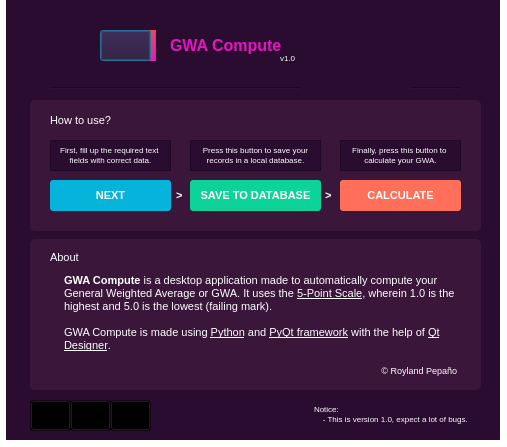
<?xml version="1.0" encoding="UTF-8"?>
<ui version="4.0">
 <class>Dialog</class>
 <widget class="QDialog" name="Dialog">
  <property name="geometry">
   <rect>
    <x>0</x>
    <y>0</y>
    <width>507</width>
    <height>447</height>
   </rect>
  </property>
  <property name="font">
   <font>
    <pointsize>7</pointsize>
   </font>
  </property>
  <property name="windowTitle">
   <string>About</string>
  </property>
  <property name="windowIcon">
   <iconset resource="../resources.qrc">
    <normaloff>:/icons/icons/macbook_medal_96px.png</normaloff>
    <normalon>:/icons/icons/macbook_medal_96px.png</normalon>
    <activeoff>:/icons/icons/macbook_medal_96px.png</activeoff>
    <activeon>:/icons/icons/macbook_medal_96px.png</activeon>
    <selectedoff>:/icons/icons/macbook_medal_96px.png</selectedoff>
    <selectedon>:/icons/icons/macbook_medal_96px.png</selectedon>:/icons/icons/macbook_medal_96px.png</iconset>
  </property>
  <property name="styleSheet">
   <string notr="true">background-color: #2A0C31;color: white;</string>
  </property>
  <widget class="QLabel" name="label_60">
   <property name="geometry">
    <rect>
     <x>300</x>
     <y>-10</y>
     <width>111</width>
     <height>111</height>
    </rect>
   </property>
   <property name="font">
    <font>
     <family>Arial</family>
     <pointsize>12</pointsize>
     <weight>75</weight>
     <bold>true</bold>
    </font>
   </property>
   <property name="styleSheet">
    <string notr="true">image: url(:/icons/icons/cat-1.png);</string>
   </property>
   <property name="text">
    <string/>
   </property>
  </widget>
  <widget class="QLabel" name="label_59">
   <property name="geometry">
    <rect>
     <x>140</x>
     <y>30</y>
     <width>16</width>
     <height>31</height>
    </rect>
   </property>
   <property name="font">
    <font>
     <family>Arial</family>
     <pointsize>12</pointsize>
     <weight>75</weight>
     <bold>true</bold>
    </font>
   </property>
   <property name="styleSheet">
    <string notr="true">background-color: qlineargradient(spread:pad, x1:0, y1:0, x2:1, y2:1, stop:0 rgba(227, 111, 13, 255), stop:1 rgba(230, 21, 193, 255));</string>
   </property>
   <property name="text">
    <string/>
   </property>
  </widget>
  <widget class="QLabel" name="label_58">
   <property name="geometry">
    <rect>
     <x>170</x>
     <y>30</y>
     <width>121</width>
     <height>31</height>
    </rect>
   </property>
   <property name="font">
    <font>
     <family>Segoe UI</family>
     <pointsize>12</pointsize>
     <weight>75</weight>
     <bold>true</bold>
    </font>
   </property>
   <property name="styleSheet">
    <string notr="true">color: qlineargradient(spread:pad, x1:0, y1:0, x2:1, y2:1, stop:0 rgba(227, 111, 13, 255), stop:1 rgba(230, 21, 193, 255));</string>
   </property>
   <property name="text">
    <string>GWA Compute</string>
   </property>
  </widget>
  <widget class="QPushButton" name="about_surprise">
   <property name="geometry">
    <rect>
     <x>100</x>
     <y>30</y>
     <width>51</width>
     <height>31</height>
    </rect>
   </property>
   <property name="styleSheet">
    <string notr="true">image: url(:/icons/icons/macbook_medal_96px.png);background-color: #2A0C31;</string>
   </property>
   <property name="text">
    <string/>
   </property>
  </widget>
  <widget class="Line" name="line">
   <property name="geometry">
    <rect>
     <x>50</x>
     <y>80</y>
     <width>411</width>
     <height>16</height>
    </rect>
   </property>
   <property name="orientation">
    <enum>Qt::Horizontal</enum>
   </property>
  </widget>
  <widget class="QPushButton" name="facebook">
   <property name="geometry">
    <rect>
     <x>30</x>
     <y>400</y>
     <width>41</width>
     <height>31</height>
    </rect>
   </property>
   <property name="focusPolicy">
    <enum>Qt::NoFocus</enum>
   </property>
   <property name="styleSheet">
    <string notr="true">image: url(:/icons/icons/facebook_96px.png);background-color:transparent;</string>
   </property>
   <property name="text">
    <string/>
   </property>
  </widget>
  <widget class="QPushButton" name="blogger">
   <property name="geometry">
    <rect>
     <x>110</x>
     <y>400</y>
     <width>41</width>
     <height>31</height>
    </rect>
   </property>
   <property name="focusPolicy">
    <enum>Qt::NoFocus</enum>
   </property>
   <property name="styleSheet">
    <string notr="true">background-color:transparent;image: url(:/icons/icons/blogger_96px.png);</string>
   </property>
   <property name="text">
    <string/>
   </property>
  </widget>
  <widget class="QPushButton" name="instagram">
   <property name="geometry">
    <rect>
     <x>70</x>
     <y>400</y>
     <width>41</width>
     <height>31</height>
    </rect>
   </property>
   <property name="focusPolicy">
    <enum>Qt::NoFocus</enum>
   </property>
   <property name="styleSheet">
    <string notr="true">background-color:transparent;image: url(:/icons/icons/Instagram logo_96px.png);</string>
   </property>
   <property name="text">
    <string/>
   </property>
  </widget>
  <widget class="QLabel" name="label_3">
   <property name="geometry">
    <rect>
     <x>280</x>
     <y>50</y>
     <width>31</width>
     <height>16</height>
    </rect>
   </property>
   <property name="font">
    <font>
     <pointsize>6</pointsize>
    </font>
   </property>
   <property name="text">
    <string>v1.0</string>
   </property>
  </widget>
  <widget class="QPushButton" name="btn_proceed">
   <property name="geometry">
    <rect>
     <x>50</x>
     <y>180</y>
     <width>121</width>
     <height>31</height>
    </rect>
   </property>
   <property name="font">
    <font>
     <family>Segoe UI</family>
     <pointsize>8</pointsize>
     <weight>75</weight>
     <bold>true</bold>
    </font>
   </property>
   <property name="autoFillBackground">
    <bool>false</bool>
   </property>
   <property name="styleSheet">
    <string notr="true">QPushButton#btn_proceed {color: #fff;background-color: #06B4DB;border-radius: 3px;	}QPushButton#btn_proceed:hover:!pressed {background-color: #05A3C7;}</string>
   </property>
   <property name="text">
    <string>NEXT</string>
   </property>
  </widget>
  <widget class="QPushButton" name="btn_save">
   <property name="geometry">
    <rect>
     <x>190</x>
     <y>180</y>
     <width>131</width>
     <height>31</height>
    </rect>
   </property>
   <property name="font">
    <font>
     <family>Segoe UI</family>
     <pointsize>8</pointsize>
     <weight>75</weight>
     <bold>true</bold>
    </font>
   </property>
   <property name="styleSheet">
    <string notr="true">QPushButton#btn_save {color: #fff;background-color: #0CD498;border-radius: 3px;	}QPushButton#btn_save:hover:!pressed{background-color: #0BC18A;}</string>
   </property>
   <property name="text">
    <string>SAVE TO DATABASE</string>
   </property>
  </widget>
  <widget class="QPushButton" name="btn_calculate">
   <property name="geometry">
    <rect>
     <x>340</x>
     <y>180</y>
     <width>121</width>
     <height>31</height>
    </rect>
   </property>
   <property name="font">
    <font>
     <family>Segoe UI</family>
     <pointsize>8</pointsize>
     <weight>75</weight>
     <bold>true</bold>
    </font>
   </property>
   <property name="toolTip">
    <string>&lt;html&gt;&lt;head/&gt;&lt;body&gt;&lt;p align=&quot;center&quot;&gt;&lt;br/&gt;&lt;/p&gt;&lt;/body&gt;&lt;/html&gt;</string>
   </property>
   <property name="whatsThis">
    <string>&lt;!DOCTYPE HTML PUBLIC &quot;-//W3C//DTD HTML 4.0//EN&quot; &quot;http://www.w3.org/TR/REC-html40/strict.dtd&quot;&gt;
&lt;html&gt;&lt;head&gt;&lt;meta name=&quot;qrichtext&quot; content=&quot;1&quot; /&gt;&lt;style type=&quot;text/css&quot;&gt;
p, li { white-space: pre-wrap; }
&lt;/style&gt;&lt;/head&gt;&lt;body style=&quot; font-family:'MS Shell Dlg 2'; font-size:8pt; font-weight:400; font-style:normal;&quot;&gt;
&lt;p style=&quot;-qt-paragraph-type:empty; margin-top:12px; margin-bottom:12px; margin-left:0px; margin-right:0px; -qt-block-indent:0; text-indent:0px;&quot;&gt;&lt;br /&gt;&lt;/p&gt;&lt;/body&gt;&lt;/html&gt;</string>
   </property>
   <property name="styleSheet">
    <string notr="true">QPushButton#btn_calculate {color: #fff;background-color: #FF6F59;border-radius: 3px;	}QPushButton#btn_calculate:hover:!pressed{background-color: #FF6047;}</string>
   </property>
   <property name="text">
    <string>CALCULATE</string>
   </property>
  </widget>
  <widget class="QLabel" name="label_4">
   <property name="geometry">
    <rect>
     <x>50</x>
     <y>110</y>
     <width>81</width>
     <height>21</height>
    </rect>
   </property>
   <property name="font">
    <font>
     <pointsize>8</pointsize>
     <weight>50</weight>
     <italic>false</italic>
     <bold>false</bold>
     <underline>false</underline>
    </font>
   </property>
   <property name="styleSheet">
    <string notr="true">background-color: #39163A;</string>
   </property>
   <property name="text">
    <string>How to use?</string>
   </property>
  </widget>
  <widget class="QLabel" name="label_7">
   <property name="geometry">
    <rect>
     <x>176</x>
     <y>180</y>
     <width>20</width>
     <height>31</height>
    </rect>
   </property>
   <property name="font">
    <font>
     <pointsize>8</pointsize>
     <weight>75</weight>
     <bold>true</bold>
    </font>
   </property>
   <property name="styleSheet">
    <string notr="true">background-color: #39163A;</string>
   </property>
   <property name="text">
    <string>&gt;</string>
   </property>
  </widget>
  <widget class="QLabel" name="label_8">
   <property name="geometry">
    <rect>
     <x>325</x>
     <y>180</y>
     <width>20</width>
     <height>31</height>
    </rect>
   </property>
   <property name="font">
    <font>
     <pointsize>8</pointsize>
     <weight>75</weight>
     <bold>true</bold>
    </font>
   </property>
   <property name="styleSheet">
    <string notr="true">background-color: #39163A;</string>
   </property>
   <property name="text">
    <string>&gt;</string>
   </property>
  </widget>
  <widget class="QLabel" name="label_13">
   <property name="geometry">
    <rect>
     <x>50</x>
     <y>249</y>
     <width>81</width>
     <height>16</height>
    </rect>
   </property>
   <property name="font">
    <font>
     <pointsize>8</pointsize>
     <weight>50</weight>
     <bold>false</bold>
    </font>
   </property>
   <property name="styleSheet">
    <string notr="true">background-color: #39163A;</string>
   </property>
   <property name="text">
    <string>About</string>
   </property>
  </widget>
  <widget class="QLabel" name="label_14">
   <property name="geometry">
    <rect>
     <x>30</x>
     <y>100</y>
     <width>451</width>
     <height>131</height>
    </rect>
   </property>
   <property name="styleSheet">
    <string notr="true">background-color: #39163A;border-radius: 5px;</string>
   </property>
   <property name="text">
    <string/>
   </property>
  </widget>
  <widget class="QLabel" name="label_15">
   <property name="geometry">
    <rect>
     <x>30</x>
     <y>239</y>
     <width>451</width>
     <height>151</height>
    </rect>
   </property>
   <property name="styleSheet">
    <string notr="true">background-color: #39163A;border-radius: 5px;</string>
   </property>
   <property name="text">
    <string/>
   </property>
  </widget>
  <widget class="QTextBrowser" name="textBrowser">
   <property name="geometry">
    <rect>
     <x>60</x>
     <y>270</y>
     <width>401</width>
     <height>111</height>
    </rect>
   </property>
   <property name="font">
    <font>
     <pointsize>8</pointsize>
    </font>
   </property>
   <property name="styleSheet">
    <string notr="true">background: transparent;border: 0;</string>
   </property>
   <property name="html">
    <string>&lt;!DOCTYPE HTML PUBLIC &quot;-//W3C//DTD HTML 4.0//EN&quot; &quot;http://www.w3.org/TR/REC-html40/strict.dtd&quot;&gt;
&lt;html&gt;&lt;head&gt;&lt;meta name=&quot;qrichtext&quot; content=&quot;1&quot; /&gt;&lt;style type=&quot;text/css&quot;&gt;
p, li { white-space: pre-wrap; }
&lt;/style&gt;&lt;/head&gt;&lt;body style=&quot; font-family:'MS Shell Dlg 2'; font-size:8pt; font-weight:400; font-style:normal;&quot;&gt;
&lt;p style=&quot; margin-top:0px; margin-bottom:0px; margin-left:0px; margin-right:0px; -qt-block-indent:0; text-indent:0px;&quot;&gt;&lt;span style=&quot; font-size:8.25pt; font-weight:600;&quot;&gt;GWA Compute&lt;/span&gt;&lt;span style=&quot; font-size:8.25pt;&quot;&gt; is a desktop application made to automatically compute your General Weighted Average or GWA. It uses the &lt;/span&gt;&lt;span style=&quot; font-size:8.25pt; text-decoration: underline;&quot;&gt;5-Point Scale&lt;/span&gt;&lt;span style=&quot; font-size:8.25pt;&quot;&gt;, wherein 1.0 is the highest and 5.0 is the lowest (failing mark).&lt;/span&gt;&lt;/p&gt;
&lt;p style=&quot;-qt-paragraph-type:empty; margin-top:0px; margin-bottom:0px; margin-left:0px; margin-right:0px; -qt-block-indent:0; text-indent:0px; font-size:8.25pt;&quot;&gt;&lt;br /&gt;&lt;/p&gt;
&lt;p style=&quot; margin-top:0px; margin-bottom:0px; margin-left:0px; margin-right:0px; -qt-block-indent:0; text-indent:0px;&quot;&gt;&lt;span style=&quot; font-size:8.25pt;&quot;&gt;GWA Compute is made using &lt;/span&gt;&lt;span style=&quot; font-size:8.25pt; text-decoration: underline;&quot;&gt;Python&lt;/span&gt;&lt;span style=&quot; font-size:8.25pt;&quot;&gt; and &lt;/span&gt;&lt;span style=&quot; font-size:8.25pt; text-decoration: underline;&quot;&gt;PyQt framework&lt;/span&gt;&lt;span style=&quot; font-size:8.25pt;&quot;&gt; with the help of &lt;/span&gt;&lt;span style=&quot; font-size:8.25pt; text-decoration: underline;&quot;&gt;Qt Designer&lt;/span&gt;&lt;span style=&quot; font-size:8.25pt;&quot;&gt;.&lt;/span&gt;&lt;/p&gt;
&lt;p style=&quot;-qt-paragraph-type:empty; margin-top:0px; margin-bottom:0px; margin-left:0px; margin-right:0px; -qt-block-indent:0; text-indent:0px; font-size:8.25pt;&quot;&gt;&lt;br /&gt;&lt;/p&gt;
&lt;p align=&quot;right&quot; style=&quot; margin-top:0px; margin-bottom:0px; margin-left:0px; margin-right:0px; -qt-block-indent:0; text-indent:0px;&quot;&gt;&lt;span style=&quot; font-size:7pt;&quot;&gt;© Royland Pepaño&lt;/span&gt;&lt;/p&gt;&lt;/body&gt;&lt;/html&gt;</string>
   </property>
  </widget>
  <widget class="QTextBrowser" name="textBrowser_2">
   <property name="geometry">
    <rect>
     <x>50</x>
     <y>140</y>
     <width>121</width>
     <height>31</height>
    </rect>
   </property>
   <property name="html">
    <string>&lt;!DOCTYPE HTML PUBLIC &quot;-//W3C//DTD HTML 4.0//EN&quot; &quot;http://www.w3.org/TR/REC-html40/strict.dtd&quot;&gt;
&lt;html&gt;&lt;head&gt;&lt;meta name=&quot;qrichtext&quot; content=&quot;1&quot; /&gt;&lt;style type=&quot;text/css&quot;&gt;
p, li { white-space: pre-wrap; }
&lt;/style&gt;&lt;/head&gt;&lt;body style=&quot; font-family:'MS Shell Dlg 2'; font-size:8.25pt; font-weight:400; font-style:normal;&quot;&gt;
&lt;p align=&quot;center&quot; style=&quot; margin-top:0px; margin-bottom:0px; margin-left:0px; margin-right:0px; -qt-block-indent:0; text-indent:0px;&quot;&gt;&lt;span style=&quot; font-size:6pt;&quot;&gt;First, fill up the required text &lt;/span&gt;&lt;/p&gt;
&lt;p align=&quot;center&quot; style=&quot; margin-top:0px; margin-bottom:0px; margin-left:0px; margin-right:0px; -qt-block-indent:0; text-indent:0px;&quot;&gt;&lt;span style=&quot; font-size:6pt;&quot;&gt;fields with correct data.&lt;/span&gt;&lt;/p&gt;&lt;/body&gt;&lt;/html&gt;</string>
   </property>
  </widget>
  <widget class="QTextBrowser" name="textBrowser_3">
   <property name="geometry">
    <rect>
     <x>190</x>
     <y>140</y>
     <width>131</width>
     <height>31</height>
    </rect>
   </property>
   <property name="html">
    <string>&lt;!DOCTYPE HTML PUBLIC &quot;-//W3C//DTD HTML 4.0//EN&quot; &quot;http://www.w3.org/TR/REC-html40/strict.dtd&quot;&gt;
&lt;html&gt;&lt;head&gt;&lt;meta name=&quot;qrichtext&quot; content=&quot;1&quot; /&gt;&lt;style type=&quot;text/css&quot;&gt;
p, li { white-space: pre-wrap; }
&lt;/style&gt;&lt;/head&gt;&lt;body style=&quot; font-family:'MS Shell Dlg 2'; font-size:8.25pt; font-weight:400; font-style:normal;&quot;&gt;
&lt;p align=&quot;center&quot; style=&quot; margin-top:0px; margin-bottom:0px; margin-left:0px; margin-right:0px; -qt-block-indent:0; text-indent:0px;&quot;&gt;&lt;span style=&quot; font-size:6pt;&quot;&gt;Press this button to save your&lt;/span&gt;&lt;/p&gt;
&lt;p align=&quot;center&quot; style=&quot; margin-top:0px; margin-bottom:0px; margin-left:0px; margin-right:0px; -qt-block-indent:0; text-indent:0px;&quot;&gt;&lt;span style=&quot; font-size:6pt;&quot;&gt;records in a local database.&lt;/span&gt;&lt;/p&gt;&lt;/body&gt;&lt;/html&gt;</string>
   </property>
  </widget>
  <widget class="QTextBrowser" name="textBrowser_4">
   <property name="geometry">
    <rect>
     <x>340</x>
     <y>140</y>
     <width>121</width>
     <height>31</height>
    </rect>
   </property>
   <property name="html">
    <string>&lt;!DOCTYPE HTML PUBLIC &quot;-//W3C//DTD HTML 4.0//EN&quot; &quot;http://www.w3.org/TR/REC-html40/strict.dtd&quot;&gt;
&lt;html&gt;&lt;head&gt;&lt;meta name=&quot;qrichtext&quot; content=&quot;1&quot; /&gt;&lt;style type=&quot;text/css&quot;&gt;
p, li { white-space: pre-wrap; }
&lt;/style&gt;&lt;/head&gt;&lt;body style=&quot; font-family:'MS Shell Dlg 2'; font-size:8.25pt; font-weight:400; font-style:normal;&quot;&gt;
&lt;p align=&quot;center&quot; style=&quot; margin-top:0px; margin-bottom:0px; margin-left:0px; margin-right:0px; -qt-block-indent:0; text-indent:0px;&quot;&gt;&lt;span style=&quot; font-size:6pt;&quot;&gt;Finally, press this button to &lt;/span&gt;&lt;/p&gt;
&lt;p align=&quot;center&quot; style=&quot; margin-top:0px; margin-bottom:0px; margin-left:0px; margin-right:0px; -qt-block-indent:0; text-indent:0px;&quot;&gt;&lt;span style=&quot; font-size:6pt;&quot;&gt;calculate your GWA.&lt;/span&gt;&lt;/p&gt;&lt;/body&gt;&lt;/html&gt;</string>
   </property>
  </widget>
  <widget class="QLabel" name="label">
   <property name="geometry">
    <rect>
     <x>0</x>
     <y>440</y>
     <width>571</width>
     <height>21</height>
    </rect>
   </property>
   <property name="styleSheet">
    <string notr="true">background-color: rgb(255, 255, 255);</string>
   </property>
   <property name="text">
    <string/>
   </property>
  </widget>
  <widget class="QLabel" name="label_2">
   <property name="geometry">
    <rect>
     <x>500</x>
     <y>0</y>
     <width>51</width>
     <height>451</height>
    </rect>
   </property>
   <property name="styleSheet">
    <string notr="true">background-color: rgb(255, 255, 255);</string>
   </property>
   <property name="text">
    <string/>
   </property>
  </widget>
  <widget class="QLabel" name="label_5">
   <property name="geometry">
    <rect>
     <x>-45</x>
     <y>0</y>
     <width>51</width>
     <height>451</height>
    </rect>
   </property>
   <property name="styleSheet">
    <string notr="true">background-color: rgb(255, 255, 255);</string>
   </property>
   <property name="text">
    <string/>
   </property>
  </widget>
  <widget class="QTextBrowser" name="textBrowser_5">
   <property name="geometry">
    <rect>
     <x>310</x>
     <y>400</y>
     <width>171</width>
     <height>31</height>
    </rect>
   </property>
   <property name="styleSheet">
    <string notr="true">background: transparent;border: 0;</string>
   </property>
   <property name="html">
    <string>&lt;!DOCTYPE HTML PUBLIC &quot;-//W3C//DTD HTML 4.0//EN&quot; &quot;http://www.w3.org/TR/REC-html40/strict.dtd&quot;&gt;
&lt;html&gt;&lt;head&gt;&lt;meta name=&quot;qrichtext&quot; content=&quot;1&quot; /&gt;&lt;style type=&quot;text/css&quot;&gt;
p, li { white-space: pre-wrap; }
&lt;/style&gt;&lt;/head&gt;&lt;body style=&quot; font-family:'MS Shell Dlg 2'; font-size:8.25pt; font-weight:400; font-style:normal;&quot;&gt;
&lt;p style=&quot; margin-top:0px; margin-bottom:0px; margin-left:0px; margin-right:0px; -qt-block-indent:0; text-indent:0px;&quot;&gt;&lt;span style=&quot; font-size:6pt;&quot;&gt;Notice:&lt;/span&gt;&lt;/p&gt;
&lt;p style=&quot; margin-top:0px; margin-bottom:0px; margin-left:0px; margin-right:0px; -qt-block-indent:0; text-indent:0px;&quot;&gt;&lt;span style=&quot; font-size:6pt;&quot;&gt;    - This is version 1.0, expect a lot of bugs.&lt;/span&gt;&lt;/p&gt;&lt;/body&gt;&lt;/html&gt;</string>
   </property>
  </widget>
  <zorder>line</zorder>
  <zorder>label_60</zorder>
  <zorder>label_15</zorder>
  <zorder>label_14</zorder>
  <zorder>label_8</zorder>
  <zorder>label_7</zorder>
  <zorder>label_59</zorder>
  <zorder>label_58</zorder>
  <zorder>about_surprise</zorder>
  <zorder>facebook</zorder>
  <zorder>blogger</zorder>
  <zorder>instagram</zorder>
  <zorder>label_3</zorder>
  <zorder>btn_proceed</zorder>
  <zorder>btn_save</zorder>
  <zorder>btn_calculate</zorder>
  <zorder>label_4</zorder>
  <zorder>label_13</zorder>
  <zorder>textBrowser</zorder>
  <zorder>textBrowser_2</zorder>
  <zorder>textBrowser_3</zorder>
  <zorder>textBrowser_4</zorder>
  <zorder>label</zorder>
  <zorder>label_2</zorder>
  <zorder>label_5</zorder>
  <zorder>textBrowser_5</zorder>
 </widget>
 <resources>
  <include location="../resources.qrc"/>
 </resources>
 <connections/>
</ui>
